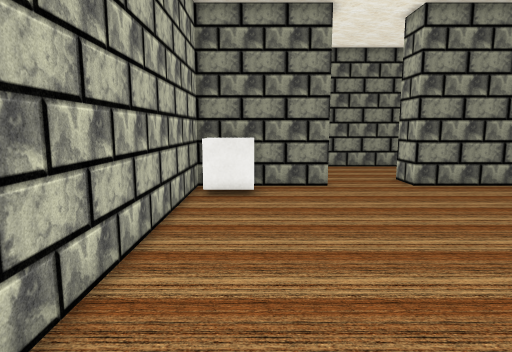
[1] (above)

16 first-person views from a walk through a 3-D level made in the Unity game engine. The camera is 1.3 m above the floor, tilts 8° down and sees 75° across. Doors are open. The floor is counted in squares, 0.5 m on a side. Each view is taken from the middle of a square. On the plan, view 1 faces up. The plan holds only what a view shows up to about 20 squares ahead; the rest is blank. The player character is not drawn. Some surface patterns are stand-ins.

[2]
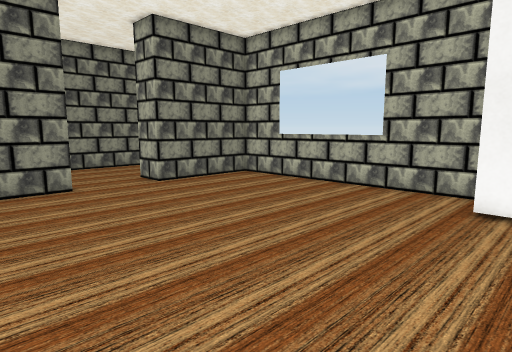

[3]
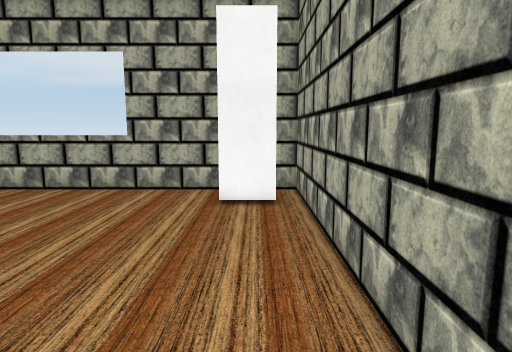

[4]
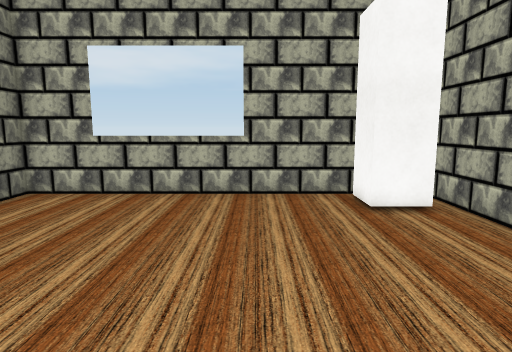

[5]
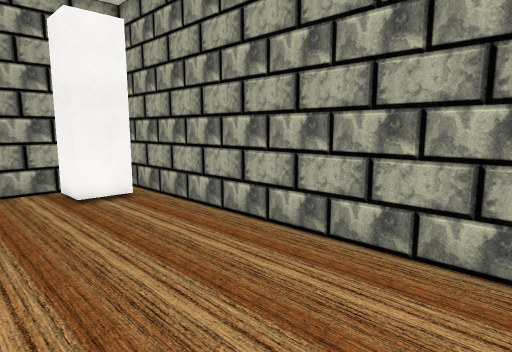

[6]
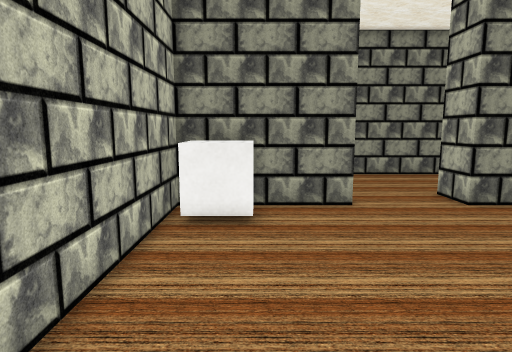

[7]
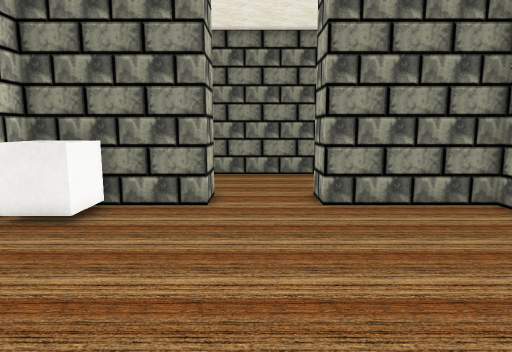

[8]
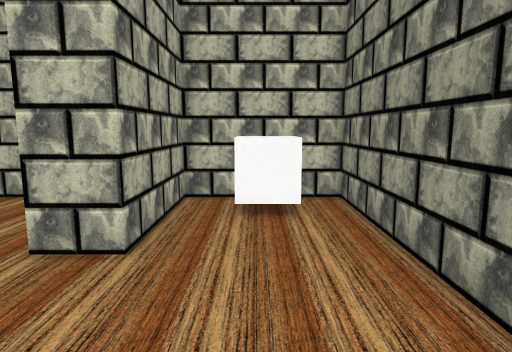

[9]
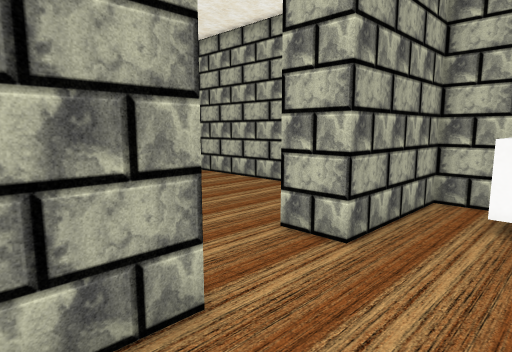

[10]
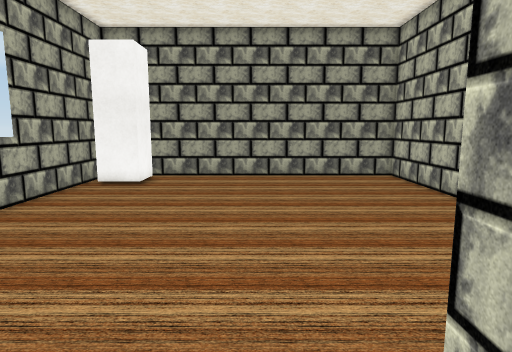

[11]
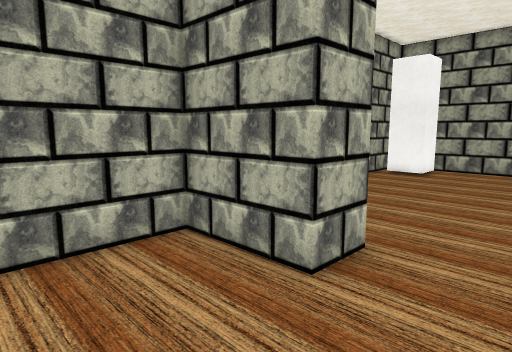

[12]
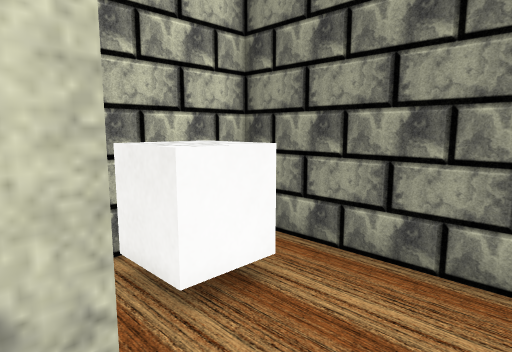

[13]
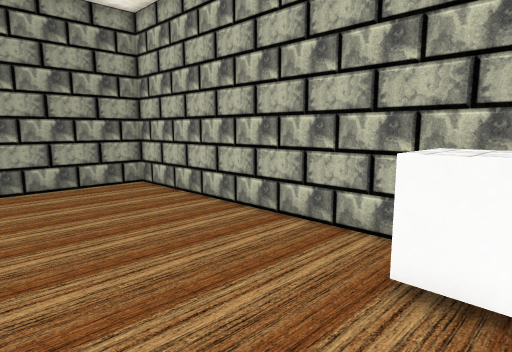

[14]
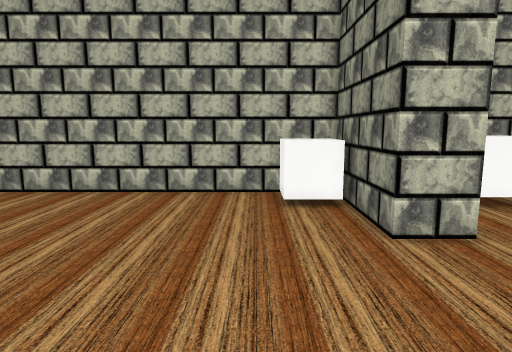

[15]
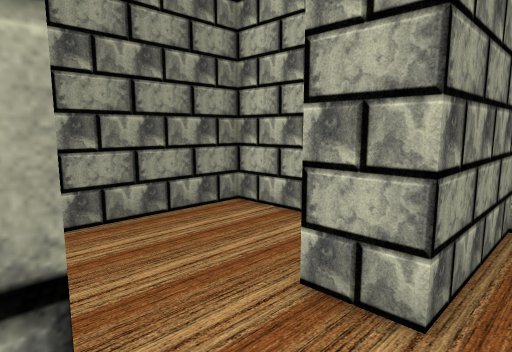

[16]
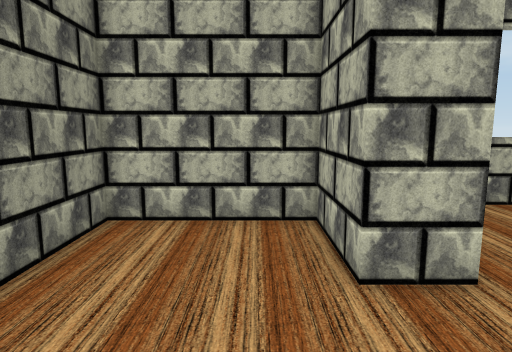

### Floor plan
Ten units are one square. View 1 is at (0, 0); x grows to the right and y downward. Boxes are objects, and circles mark ways between rooms. Rooms are numbered by the first view taken in them; rooms with no view inside come last. Other rooms are left out.
<svg viewBox="-32 -238 172 250">
<path fill="none" stroke="#000" d="M33 -153 5 -153M-27 -154 -27 7 133 7 133 -153 73 -153M73 -153 73 -173 113 -173 113 -233 -27 -233 -27 -173 33 -173 33 -153"/>
<rect x="-25" y="-155" width="30" height="30" fill="#bbb"><title>other object</title></rect>
<rect x="105" y="-25" width="30" height="30" fill="#bbb"><title>other object</title></rect>
<rect x="-25" y="-215" width="30" height="30" fill="#bbb"><title>other object</title></rect>
<circle cx="50" cy="-160" r="3" fill="#2a7"/>
<text x="50" y="-70">1</text>
<text x="40" y="-200">2</text>
</svg>
Room 1 opens to room 2.

Where each view was taken, in squares from view 1:
view 1: 0 up, 0 right, facing up
view 2: 0 up, 1 left, facing up-right
view 3: 1 up, 1 left, facing right
view 4: 6 up, 0 right, facing right
view 5: 6 up, 2 left, facing down-right
view 6: 4 up, 0 right, facing up
view 7: 4 up, 5 right, facing up
view 8: 20 up, 10 right, facing left
view 9: 21 up, 10 right, facing down-left
view 10: 18 up, 5 right, facing down
view 11: 22 up, 4 right, facing down-right
view 12: 17 up, 4 right, facing up-left
view 13: 15 up, 5 right, facing down-left
view 14: 12 up, 11 right, facing left
view 15: 14 up, 3 right, facing up-right
view 16: 19 up, 2 right, facing right
